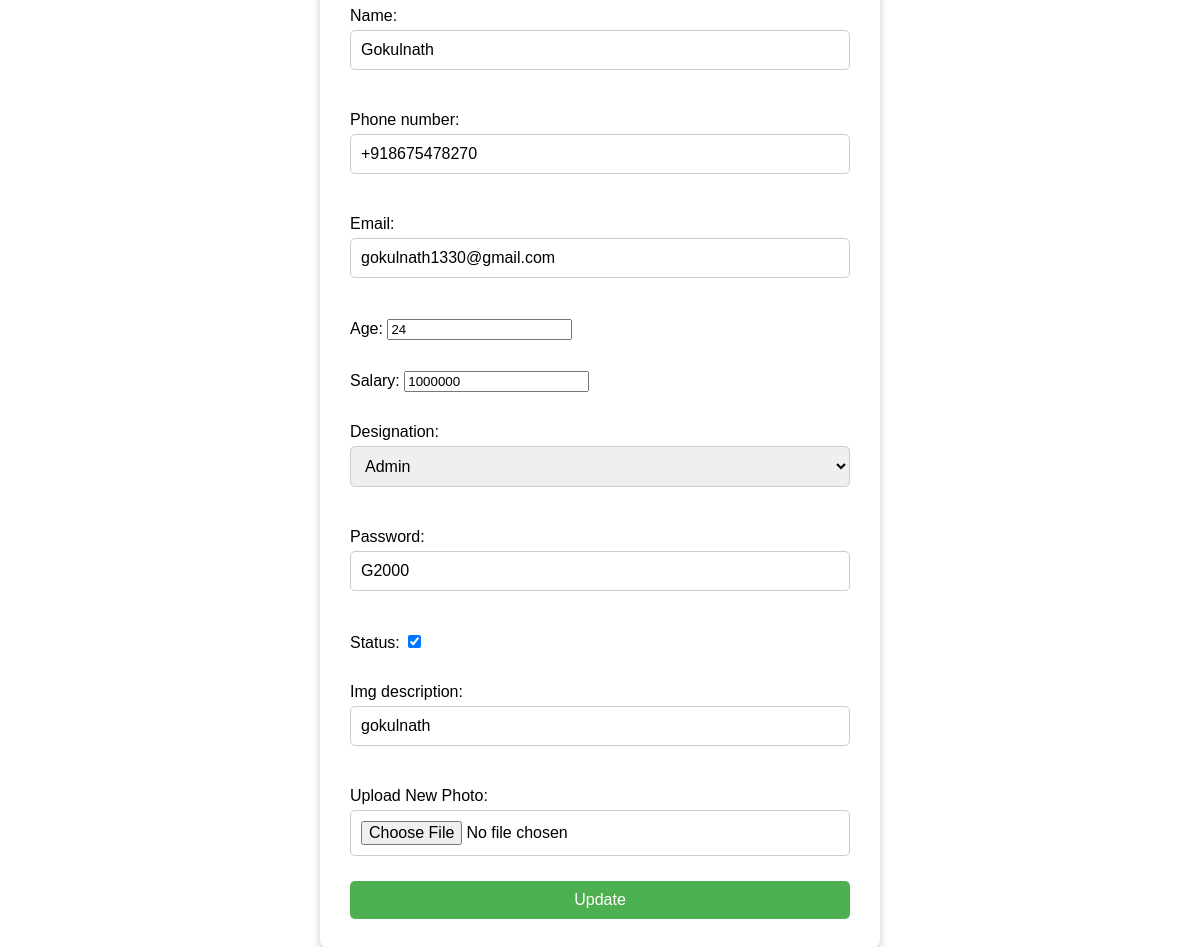
Before: /update_view/1?name=Gokulnath with the older database file.
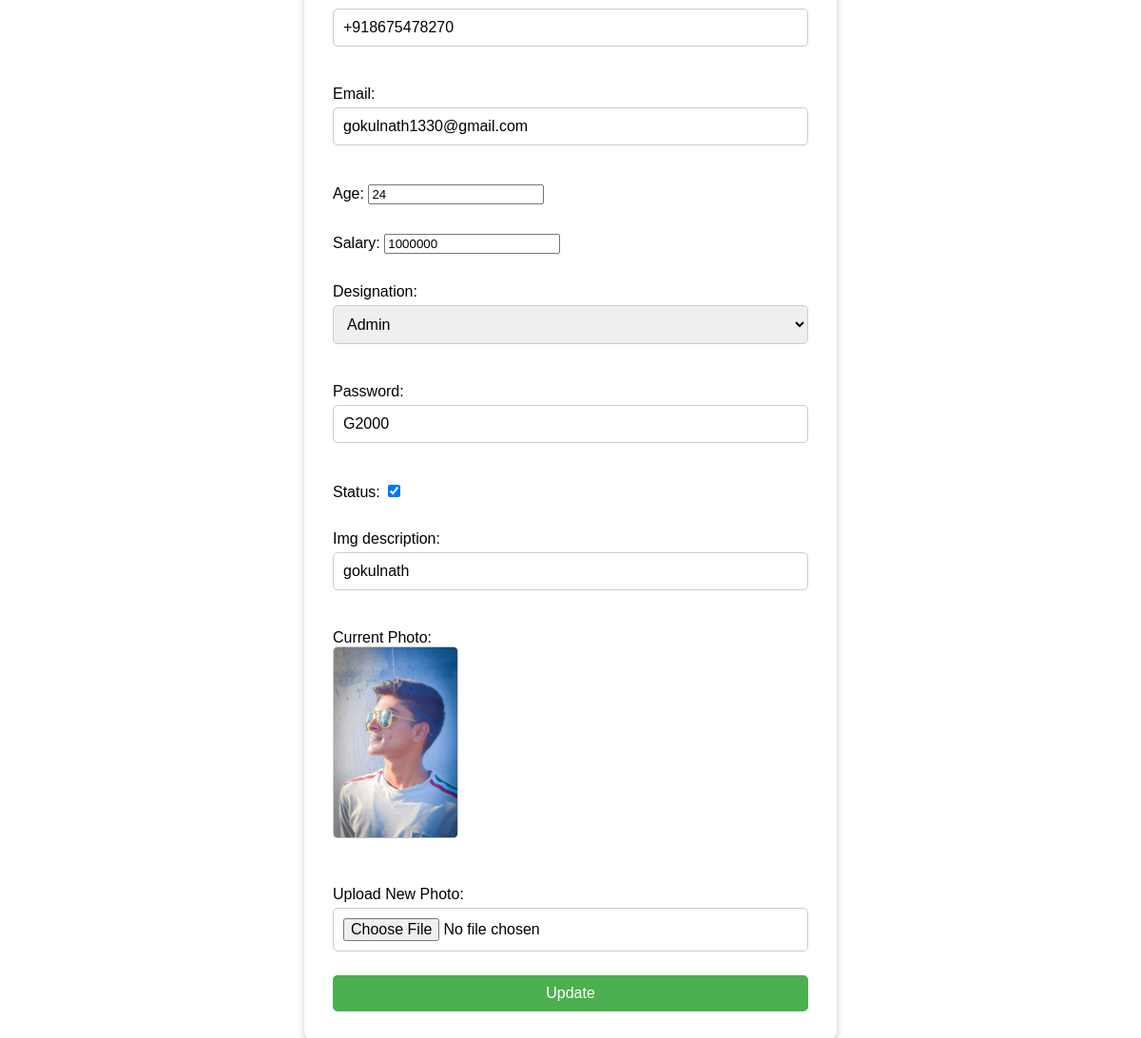
After: the same page with the newer database file.
### homepage/models.py (models this page shows, shortened)
class ElixirModel(models.Model):
    photo = models.ImageField(upload_to='media/', null=True, blank=True)
    img_description = models.CharField(max_length=255, default="")
    name = models.CharField(max_length=200)
    user = models.OneToOneField(User, on_delete=models.CASCADE, related_name='profile')
    phone_number = PhoneNumberField(max_length=128, default="", region='IN')
    email = models.EmailField(blank=True, default="@elixir.com")
    designation = models.ForeignKey(Group, on_delete=models.CASCADE)
    status = models.BooleanField(default=True)
    age = models.IntegerField()
    salary = models.IntegerField()
    password = models.CharField(max_length=15)

### homepage/views.py (the view)
# urls.py: path('update_view/<int:id>', views.update_view),
def update_view(request, id):
    context = {}
    obj = get_object_or_404(ElixirModel, id=id)
    if request.method == 'POST':
        form = GeeksForm(request.POST, request.FILES, instance=obj)
        if form.is_valid():
            elixir_instance = form.save()
            user = elixir_instance.user
            user.username = elixir_instance.name
            user.set_password(elixir_instance.password)
            user.email = elixir_instance.email
            user.save()
            if 'photo' in request.FILES:
                photo = request.FILES['photo']
                fs = FileSystemStorage()
                filename = fs.save(photo.name, photo)
                elixir_instance.photo = fs.url(filename)
                elixir_instance.save()
            return redirect('view_employee')
    else:
        form = GeeksForm(instance=obj)
    context["form"] = form
    context["object"] = obj
    return render(request, "update_view.html", context)

### homepage/forms.py
class GeeksForm(forms.ModelForm):
    class Meta:
        model = ElixirModel
        fields = [
            'photo',
            "name",
            "phone_number",
            "email",
            "age",
            "salary",
            "designation",
            "password",
            "status",
            'img_description',
        ]
    def __init__(self, *args, **kwargs):
        super(GeeksForm, self).__init__(*args, **kwargs)
        self.fields['designation'].queryset = Group.objects.all()

### homepage/templates/update_view.html (shortened to what this page needs)
<!DOCTYPE html>
<html lang="en">
<head>
</head>
<body>
  <div class="main">
    <form method="POST" enctype="multipart/form-data">
      {{ form.as_p }}
      {% if object.photo %}
        <p>
          <label>Current Photo:</label><br>
          <img src="{{ object.photo.url }}" alt="Current Photo">
        </p>
      {% endif %}
      <p>
        <label for="photo">Upload New Photo:</label>
        <input type="file" id="photo" name="photo">
      </p>
      <button type="submit">Update</button>
    </form>
  </div>
</body>
</html>

### homepage/templates/update_view.html (style rules this page uses)
body { background-image: url('https://www.mastersofterp.com/images/HR-Management.webp'); background-size: cover; background-position: center; background-repeat: no-repeat; margin: 0; padding: 0; font-family: Arial, sans-serif; display: flex; justify-content: center; align-items: center; height: 100vh; }
.main { width: 90%; max-width: 500px; background-color: rgba(255, 255, 255, 0.9); padding: 30px; border-radius: 10px; box-shadow: 0 4px 8px rgba(0, 0, 0, 0.2); }
form { display: flex; flex-direction: column; }
form p { margin-bottom: 15px; }
input[type="text"], input[type="email"], input[type="password"], select, textarea, input[type="file"] { width: 100%; padding: 10px; margin: 5px 0 10px; border: 1px solid #ccc; border-radius: 5px; box-sizing: border-box; font-size: 1em; }
img { max-width: 100%; max-height: 200px; margin-bottom: 15px; border: 1px solid #ccc; border-radius: 5px; }
button { padding: 10px 20px; background-color: #4CAF50; color: white; border: none; border-radius: 5px; cursor: pointer; font-size: 1em; transition: background-color 0.3s; }

Changed rows visible on the page:
changed ElixirModel "gokulnath1330@gmail.com": photo: picture added; name "Gokulnath" → (not shown)
Other visible differences:
text no longer shown: "Name: Phone number: Email: Age: Salary: Designation: Password: Status: Img description:"
text now shown: "Email: Age: Salary: Designation: Password: Status: Img description: Current Photo:"
